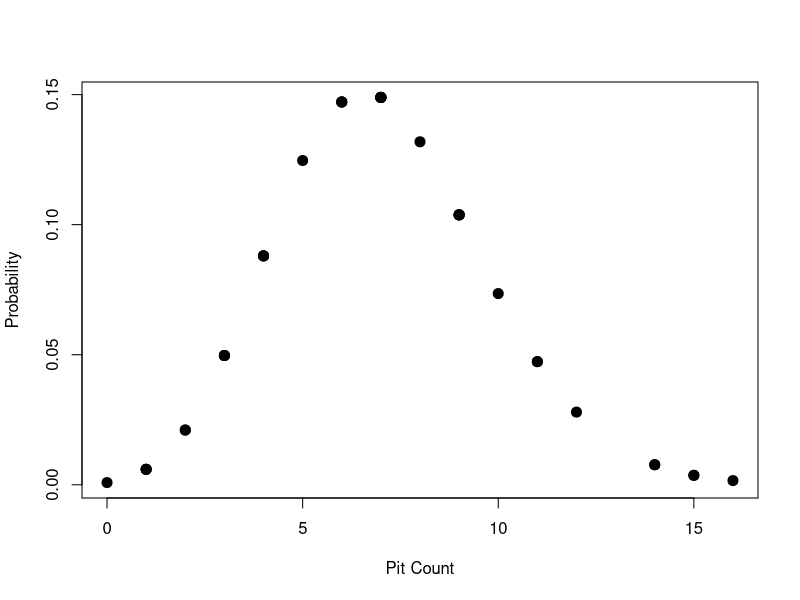
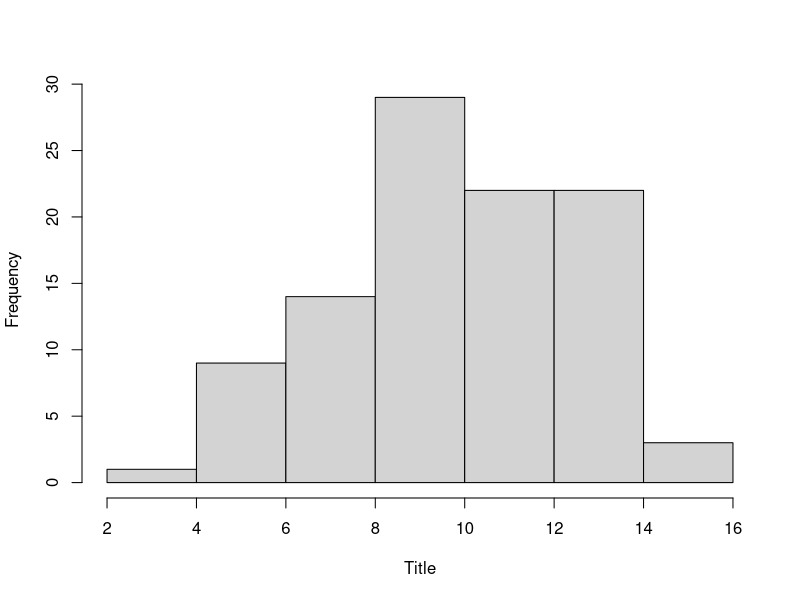

Recreate these plots in R, in order.
## ---- chunk 1
knitr::opts_chunk$set(echo = TRUE)
## ---- chunk 2
answer <- c(4,7,9,4,5,0,4,15,9,9,10,3,7,14,16,7,12,7,11,7,15,2,9,3,1,6,14,11,3,1,2,7,8,6,1,6) 
dpois(x = 15, lambda = mean(answer)) 
## ---- chunk 3

p3 <- dpois(x = 3, lambda = mean(answer)) 
p4 <- dpois(x = 4, lambda = mean(answer)) 
p5 <- dpois(x = 5, lambda = mean(answer)) 
p3+p4+p5
## ---- chunk 4
# Students should be aware that the effect of location of each cell can play a role in the first assumption. The process of formation of these landscapes are complex and there can be underlying processing there. However since our sample is from one stone some of the processes can be ignored.


# The main porpuse of this question is to ask students to think about the assumptions of probability models before using them. 


## ---- chunk 5
prop <- dpois(x = answer, lambda = mean(answer)) # This line is the answer for calculating all the probabilities for all cells

# we can also plor them and show them as a table. 
plot(answer, prop, pch=20, cex=2, xlab = "Pit Count", ylab = "Probability")
cbind(prop,answer)
## ---- chunk 6
x <- c(272,272,236,154,256,156,143,269,205,175)
dbh <- x/pi

pnorm(q=90, mean = mean(dbh), sd=sd(dbh), lower.tail = FALSE) # method 1

# using the second method 
z_score <- (90 - mean(dbh)) / sd(dbh)
pnorm(z_score, lower.tail=FALSE)
## ---- chunk 7
sample_mean <- 10
sample_sd <- 2.5
sim_x <- rnorm(n=100, mean=sample_mean, sd=sample_sd)
hist(sim_x, xlab = "Title", main="")

